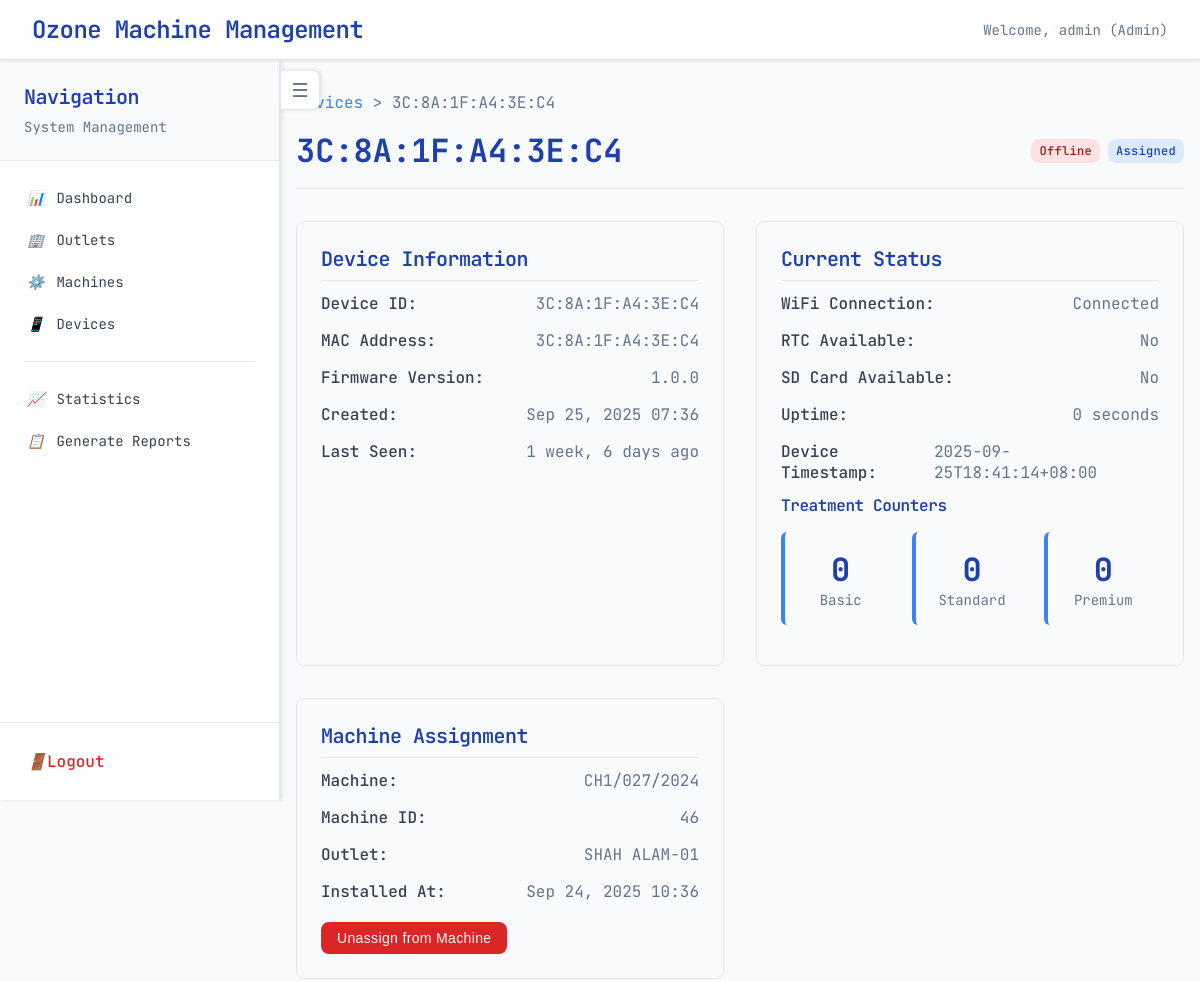
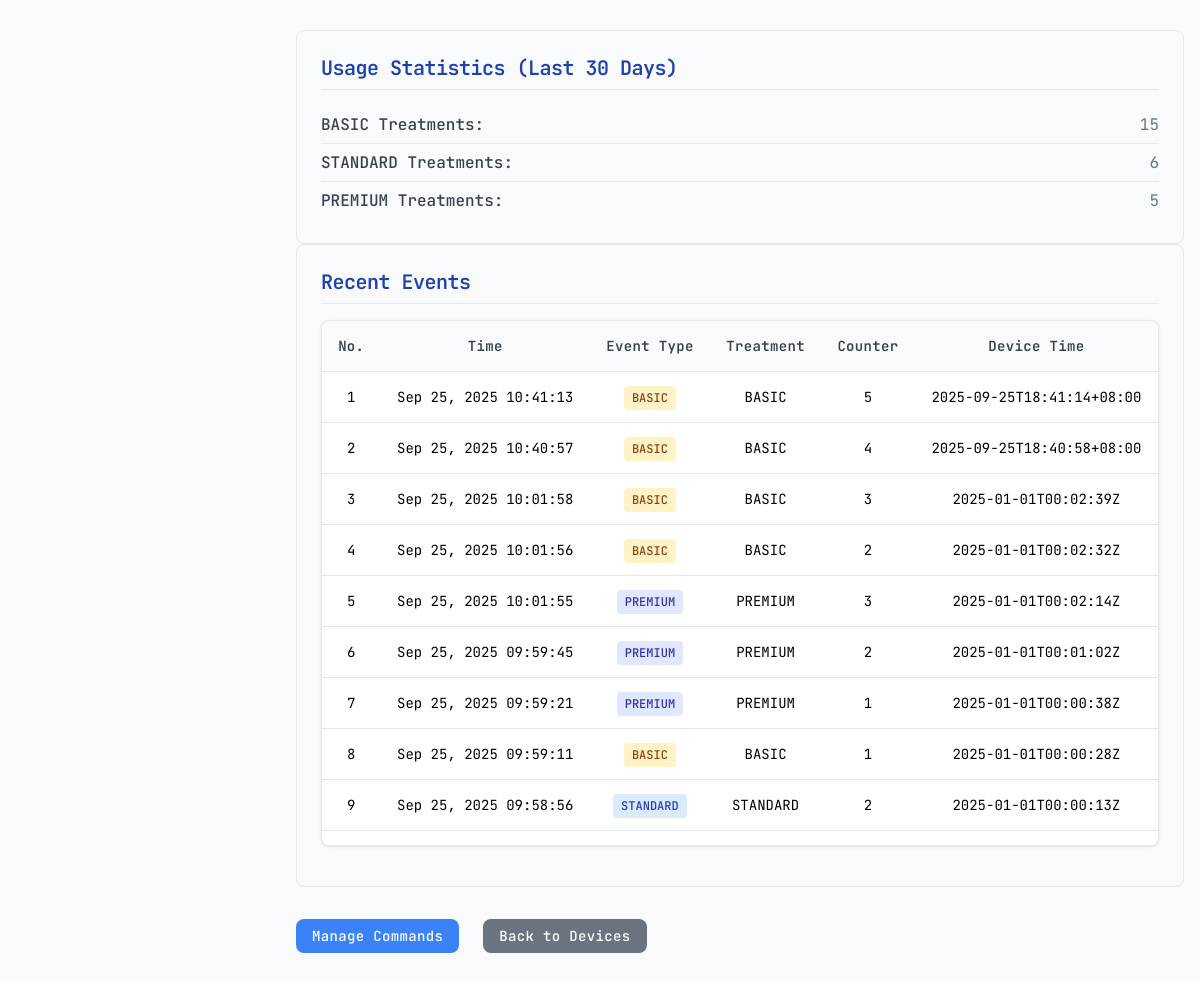
Page /devices/3C:8A:1F:A4:3E:C4/ (signed in) on the committed database (2 pictures, top to bottom).
### telemetry/models.py (models this page shows, shortened)
class User(AbstractUser):
    ROLE_ADMIN = 'admin'
    ROLE_P2 = 'p2'
    ROLE_DMM = 'dmm'
    ROLE_DEALER = 'dealer'
    ROLE_CHOICES = [
        (ROLE_ADMIN, 'Admin'),
        (ROLE_P2, 'P2 (Perodua HQ)'),
        (ROLE_DMM, 'DMM (Perodua Dealer)'),
        (ROLE_DEALER, 'Dealer (Non-Perodua)'),
    ]
    role = models.CharField(max_length=16, choices=ROLE_CHOICES, default=ROLE_DEALER)

class Device(models.Model):
    mac = models.CharField(max_length=17, unique=True, help_text="MAC address of the ESP32 device", default="00:00:00:00:00:00")
    device_id = models.CharField(max_length=100, unique=True, help_text="Unique device identifier")
    firmware = models.CharField(max_length=50, blank=True, null=True, help_text="Firmware version")
    token = models.CharField(max_length=128, blank=True, null=True, help_text="Authentication token")
    assigned = models.BooleanField(default=False, help_text="Whether device is assigned to a machine")
    last_seen = models.DateTimeField(blank=True, null=True, help_text="Last time device was seen online")
    notes = models.TextField(blank=True, null=True, help_text="Additional notes about the device")
    created_at = models.DateTimeField(auto_now_add=True)
    class Meta:
        ordering = ['-last_seen', 'device_id']

class DeviceStatus(models.Model):
    device_id = models.CharField(max_length=100, unique=True)
    wifi_connected = models.BooleanField(default=False)
    rtc_available = models.BooleanField(default=False)
    sd_card_available = models.BooleanField(default=False)
    current_count_basic = models.IntegerField(default=0)
    current_count_standard = models.IntegerField(default=0)
    current_count_premium = models.IntegerField(default=0)
    uptime_seconds = models.IntegerField(default=0)
    device_timestamp = models.CharField(max_length=50, blank=True, null=True)
    last_seen = models.DateTimeField(auto_now=True)
    last_poll = models.DateTimeField(null=True, blank=True, help_text="Last time ESP32 polled for commands")
    class Meta:
        ordering = ['-last_seen']

class Machine(models.Model):
    machine_id = models.AutoField(primary_key=True)
    machine_code = models.CharField(max_length=255)
    outlet = models.ForeignKey(
        Outlet,
        related_name='machines',
        on_delete=models.CASCADE,
        null=True,
        blank=True
    )
    device = models.OneToOneField(
        Device,
        related_name='machine',
        on_delete=models.SET_NULL,
        null=True,
        blank=True,
        help_text="Only one device (ESP32) can be bound at a time"
    )
    installed_at = models.DateTimeField(default=timezone.now)
    is_active = models.BooleanField(default=True)
    @property
    def name(self) -> str:
        return self.machine_code

class Outlet(models.Model):
    outlet_id = models.AutoField(primary_key=True)
    outlet_name = models.CharField(max_length=200)
    region = models.CharField(
        max_length=32,
        blank=True,
        null=True,
        help_text="Geographical region for reporting"
    )
    pic_sm = models.CharField(max_length=100, blank=True, null=True, help_text="Person in charge (SM)")
    sm_number = models.CharField(max_length=30, blank=True, null=True, help_text="SM phone number")
    total_sva = models.IntegerField(default=0, help_text="Total Service Advisors")
    avg_intake_service = models.IntegerField(default=0)
    num_machines = models.IntegerField(default=0, help_text="Number of machines at this outlet")
    created_at = models.DateTimeField(auto_now_add=True)
    updated_at = models.DateTimeField(auto_now=True)
    class Meta:
        ordering = ["outlet_name"]

class TelemetryEvent(models.Model):
    EVENT_CHOICES = [
        ('BASIC', 'Basic Treatment'),
        ('STANDARD', 'Standard Treatment'),
        ('PREMIUM', 'Premium Treatment'),
        ('status', 'Status Update'),
    ]
    device_id = models.CharField(max_length=100)
    event_id = models.CharField(max_length=100, unique=True, blank=True, null=True)
    event = models.CharField(max_length=50, default='treatment')
    treatment = models.CharField(max_length=20, blank=True, null=True)
    counter = models.IntegerField(blank=True, null=True)
    event_type = models.CharField(max_length=20, choices=EVENT_CHOICES, default='status')
    count_basic = models.IntegerField(blank=True, null=True)
    count_standard = models.IntegerField(blank=True, null=True)
    count_premium = models.IntegerField(blank=True, null=True)
    occurred_at = models.DateTimeField(auto_now_add=True)
    device_timestamp = models.CharField(max_length=50, blank=True, null=True)
    wifi_status = models.BooleanField(default=True)
    payload = models.JSONField(default=dict, blank=True)
    class Meta:
        ordering = ['-occurred_at']

### telemetry/views.py (the view)
# urls.py: path('devices/<str:device_id>/', tv.device_detail, name='device_detail'),
@login_required
def device_detail(request, device_id):
    try:
        device = Device.objects.get(device_id=device_id)
    except Device.DoesNotExist:
        return redirect('devices_page')
    try:
        device_status = DeviceStatus.objects.get(device_id=device_id)
    except DeviceStatus.DoesNotExist:
        device_status = None
    recent_events = TelemetryEvent.objects.filter(
        device_id=device_id
    ).order_by('-occurred_at')[:100]
    machine_assignment = device.machine if device.machine else None
    from datetime import date
    thirty_days_ago = date.today() - timedelta(days=30)
    usage_stats = TelemetryEvent.objects.filter(
        device_id=device_id,
        occurred_at__gte=thirty_days_ago
    ).values('event_type').annotate(count=Count('id')).order_by('-count')
    context = {
        'device': device,
        'device_status': device_status,
        'recent_events': recent_events,
        'machine_assignment': machine_assignment,
        'usage_stats': usage_stats,
    }
    return render(request, "devices/detail.html", context)

### telemetry/templates/devices/detail.html (shortened to what this page needs)
{% extends 'base/layout.html' %}
{% block breadcrumb %}
<div class="breadcrumb">
  <a href="/devices/">Devices</a> > {{ device.device_id }}
</div>
{% endblock %}
{% block content %}
<div class="device-header">
  <div class="device-title">{{ device.device_id }}</div>
  <div class="status-badges">
    {% if device.last_seen %}
      {% if device.last_seen|timesince|slice:":2" == "0 " or device.last_seen|timesince|slice:":2" == "1 " or device.last_seen|timesince|slice:":2" == "2 " or device.last_seen|timesince|slice:":2" == "3 " or device.last_seen|timesince|slice:":2" == "4 " or device.last_seen|timesince|slice:":2" == "5 " or device.last_seen|timesince|slice:":2" == "6 " or device.last_seen|timesince|slice:":2" == "7 " or device.last_seen|timesince|slice:":2" == "8 " or device.last_seen|timesince|slice:":2" == "9 " or device.last_seen|timesince|slice:":2" == "10" or device.last_seen|timesince|slice:":2" == "11" or device.last_seen|timesince|slice:":2" == "12" or device.last_seen|timesince|slice:":2" == "13" or device.last_seen|timesince|slice:":2" == "14" or device.last_seen|timesince|slice:":2" == "15" %}
      {% elif device.last_seen|timesince|slice:":1" == "1 " %}
        <span class="status-badge status-idle">Idle</span>
      {% else %}
        <span class="status-badge status-offline">Offline</span>
      {% endif %}
    {% else %}
    {% if device.assigned %}
      <span class="status-badge status-assigned">Assigned</span>
    {% else %}
      <span class="status-badge status-unassigned">Unassigned</span>
    {% endif %}
  </div>
</div>
<div class="info-grid">
  <div class="info-section">
    <h3>Device Information</h3>
    <div class="info-row">
      <span class="info-label">Device ID:</span>
      <span class="info-value">{{ device.device_id }}</span>
    </div>
    <div class="info-row">
      <span class="info-label">MAC Address:</span>
      <span class="info-value">{{ device.mac }}</span>
    </div>
    <div class="info-row">
      <span class="info-label">Firmware Version:</span>
      <span class="info-value">{{ device.firmware|default:"Unknown" }}</span>
    </div>
    <div class="info-row">
      <span class="info-label">Created:</span>
      <span class="info-value">{{ device.created_at|date:"M d, Y H:i" }}</span>
    </div>
    {% if device.last_seen %}
    <div class="info-row">
      <span class="info-label">Last Seen:</span>
      <span class="info-value">{{ device.last_seen|timesince }} ago</span>
    </div>
    {% endif %}
  </div>
  {% if device_status %}
  <div class="info-section">
    <h3>Current Status</h3>
    <div class="info-row">
      <span class="info-label">WiFi Connection:</span>
      <span class="info-value">{% if device_status.wifi_connected %}Connected{% else %}Disconnected{% endif %}</span>
    </div>
    <div class="info-row">
      <span class="info-label">RTC Available:</span>
      <span class="info-value">{% if device_status.rtc_available %}Yes{% else %}No{% endif %}</span>
    </div>
    <div class="info-row">
      <span class="info-label">SD Card Available:</span>
      <span class="info-value">{% if device_status.sd_card_available %}Yes{% else %}No{% endif %}</span>
    </div>
    <div class="info-row">
      <span class="info-label">Uptime:</span>
      <span class="info-value">{{ device_status.uptime_seconds }} seconds</span>
    </div>
    {% if device_status.device_timestamp %}
    <div class="info-row">
      <span class="info-label">Device Timestamp:</span>
      <span class="info-value">{{ device_status.device_timestamp }}</span>
    </div>
    {% endif %}
    <h4>Treatment Counters</h4>
    <div class="counters-grid">
      <div class="counter-card">
        <div class="counter-number">{{ device_status.current_count_basic }}</div>
        <div class="counter-label">Basic</div>
      </div>
      <div class="counter-card">
        <div class="counter-number">{{ device_status.current_count_standard }}</div>
        <div class="counter-label">Standard</div>
      </div>
      <div class="counter-card">
        <div class="counter-number">{{ device_status.current_count_premium }}</div>
        <div class="counter-label">Premium</div>
      </div>
    </div>
  </div>
  {% endif %}
  {% if device.machine %}
  <div class="info-section">
    <h3>Machine Assignment</h3>
    <div class="info-row">
      <span class="info-label">Machine:</span>
      <span class="info-value">{{ device.machine.name }}</span>
    </div>
    <div class="info-row">
      <span class="info-label">Machine ID:</span>
      <span class="info-value">{{ device.machine.machine_id }}</span>
    </div>
    {% if device.machine.outlet %}
    <div class="info-row">
      <span class="info-label">Outlet:</span>
      <span class="info-value">{{ device.machine.outlet.outlet_name }}</span>
    </div>
    {% endif %}
    <div class="info-row">
      <span class="info-label">Installed At:</span>
      <span class="info-value">{{ device.machine.installed_at|date:"M d, Y H:i" }}</span>
    </div>
    <div style="margin-top:1rem;">
      <form method="POST" action="/devices/{{ device.device_id }}/unassign/" style="display:inline;">
        <button type="submit" class="btn btn-danger">Unassign from Machine</button>
      </form>
    </div>
  </div>
  {% else %}
  <div class="info-section">
    <h3>Machine Assignment</h3>
    <p>This device is not assigned to any machine.</p>
    <a href="/devices/" class="btn btn-primary">Assign to Machine</a>
  </div>
  {% endif %}
</div>
{% if usage_stats %}
<div class="info-section">
  <h3>Usage Statistics (Last 30 Days)</h3>
  <div class="usage-stats">
    {% for stat in usage_stats %}
    <div class="usage-item">
      <span class="info-label">{{ stat.event_type }} Treatments:</span>
      <span class="info-value">{{ stat.count }}</span>
    </div>
    {% endfor %}
  </div>
</div>
{% endif %}
<div class="info-section">
  <h3>Recent Events</h3>
  {% if recent_events %}
  <div class="table-container">
    <div class="table-scrollable">
      <table class="table">
        <thead>
          <tr>
            <th>No.</th>
            <th>Time</th>
            <th>Event Type</th>
            <th>Treatment</th>
            <th>Counter</th>
            <th>Device Time</th>
          </tr>
        </thead>
        <tbody>
          {% for event in recent_events %}
          <tr>
            <td>{{ forloop.counter }}</td>
            <td>{{ event.occurred_at|date:"M d, Y H:i:s" }}</td>
            <td>
              <span class="treatment-badge treatment-{{ event.event_type|lower }}">
                {{ event.event_type }}
              </span>
            </td>
            <td>{{ event.treatment|default:"-" }}</td>
            <td>{{ event.counter|default:"-" }}</td>
            <td>{{ event.device_timestamp|default:"-" }}</td>
          </tr>
          {% endfor %}
        </tbody>
      </table>
    </div>
  </div>
  {% else %}
  <p>No events recorded for this device.</p>
  {% endif %}
</div>
<div style="margin-top:2rem; display: flex; gap: 1rem;">
  <a href="/devices/{{ device.device_id }}/commands/" class="btn btn-primary">Manage Commands</a>
  <a href="/devices/" class="btn btn-secondary">Back to Devices</a>
</div>
{% endblock %}

### telemetry/templates/base/layout.html (shortened to what this page needs)
<!doctype html>
<html>
<head>
</head>
<body>
  <div class="topbar">
    <div class="topbar-title">Ozone Machine Management</div>
    <div class="topbar-user">Welcome, {{ user.username }} ({{ user.get_role_display }})</div>
  </div>
  <div class="sidebar" id="sidebar">
    <div class="sidebar-header">
      <div class="sidebar-title">Navigation</div>
      <div class="sidebar-subtitle">System Management</div>
    </div>
    <nav class="sidebar-nav">
      <a href="/dashboard/" {% if request.resolver_match.url_name == 'dashboard' %}class="active"{% endif %}>
        <i>📊</i>Dashboard
      </a>
      <a href="/outlets/" {% if 'outlets' in request.resolver_match.url_name %}class="active"{% endif %}>
        <i>🏢</i>Outlets
      </a>
      <a href="/machines/" {% if 'machines' in request.resolver_match.url_name %}class="active"{% endif %}>
        <i>⚙️</i>Machines
      </a>
      <a href="/devices/" {% if 'devices' in request.resolver_match.url_name %}class="active"{% endif %}>
        <i>📱</i>Devices
      </a>
      <div style="height:1px;background:#e5e7eb;margin:1rem 1.5rem;"></div>
      <a href="/statistics/" {% if 'statistics' in request.resolver_match.url_name %}class="active"{% endif %}>
        <i>📈</i>Statistics
      </a>
      <a href="/reports/" {% if 'reports' in request.resolver_match.url_name %}class="active"{% endif %}>
        <i>📋</i>Generate Reports
      </a>
    </nav>
    <div style="position:absolute;bottom:0;left:0;right:0;padding:1rem 0;border-top:1px solid #e5e7eb;background:white;">
      <a href="/logout/" style="display:block;padding:0.75rem 1.5rem;color:#dc2626;text-decoration:none;transition:all 0.2s ease;border-left:3px solid transparent;font-weight:500;">
        <i>🚪</i>Logout
      </a>
    </div>
  </div>
  <div class="sidebar-toggle" onclick="toggleSidebar()"></div>
  <div class="main-content">
    {% block breadcrumb %}{% endblock %}
    {% block content %}{% endblock %}
  </div>
</body>
</html>

### rows in the picture
User: username "admin", role "Admin"
Device: device_id "3C:8A:1F:A4:3E:C4", mac "3C:8A:1F:A4:3E:C4", firmware "1.0.0", created_at "Sep 25, 2025 07:36", last_seen "1 week, 6 days", machine.name "CH1/027/2024", machine.machine_id "46", machine.outlet.outlet_name "SHAH ALAM-01", machine.installed_at "Sep 24, 2025 10:36"
DeviceStatus: uptime_seconds "0", device_timestamp "2025-09-25T18:41:14+08:00", current_count_basic "0", current_count_standard "0", current_count_premium "0"
TelemetryEvent: occurred_at "Sep 25, 2025 10:41:13", event_type "BASIC", treatment "BASIC", counter "5", device_timestamp "2025-09-25T18:41:14+08:00"
TelemetryEvent: occurred_at "Sep 25, 2025 10:40:57", event_type "BASIC", treatment "BASIC", counter "4", device_timestamp "2025-09-25T18:40:58+08:00"
TelemetryEvent: occurred_at "Sep 25, 2025 10:01:58", event_type "BASIC", treatment "BASIC", counter "3", device_timestamp "2025-01-01T00:02:39Z"
TelemetryEvent: occurred_at "Sep 25, 2025 10:01:56", event_type "BASIC", treatment "BASIC", counter "2", device_timestamp "2025-01-01T00:02:32Z"
TelemetryEvent: occurred_at "Sep 25, 2025 10:01:55", event_type "PREMIUM", treatment "PREMIUM", counter "3", device_timestamp "2025-01-01T00:02:14Z"
TelemetryEvent: occurred_at "Sep 25, 2025 09:59:45", event_type "PREMIUM", treatment "PREMIUM", counter "2", device_timestamp "2025-01-01T00:01:02Z"
TelemetryEvent: occurred_at "Sep 25, 2025 09:59:21", event_type "PREMIUM", treatment "PREMIUM", counter "1", device_timestamp "2025-01-01T00:00:38Z"
TelemetryEvent: occurred_at "Sep 25, 2025 09:59:11", event_type "BASIC", treatment "BASIC", counter "1", device_timestamp "2025-01-01T00:00:28Z"
TelemetryEvent: occurred_at "Sep 25, 2025 09:58:56", event_type "STANDARD", treatment "STANDARD", counter "2", device_timestamp "2025-01-01T00:00:13Z"

### other values in the picture
{{ stat.event_type }} "BASIC" "STANDARD" "PREMIUM"
{{ stat.count }} "15" "6" "5"
